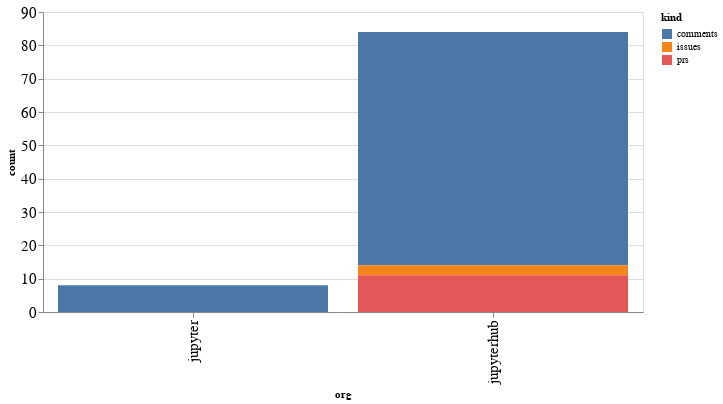

This figure's notebook cell:
### Code cell
alt.Chart(org_summaries, width=600).mark_bar().encode(
    x='org',
    y='count',
    color='kind',
    tooltip="org"
)

### Figure 1 — Vega-Lite specification as saved in the notebook (floating-point values rounded to 4 significant figures)
{"config": {"axisLeft": {"labelFontSize": 15}, "axisBottom": {"labelFontSize": 15}}, "data": {"name": "data-597f5acdf80cc0d76363440501ac418d"}, "mark": "bar", "encoding": {"color": {"type": "nominal", "field": "kind"}, "tooltip": {"type": "nominal", "field": "org"}, "x": {"type": "nominal", "field": "org"}, "y": {"type": "quantitative", "field": "count"}}, "width": 600, "$schema": "https://vega.github.io/schema/vega-lite/v4.8.1.json", "datasets": {"data-597f5acdf80cc0d76363440501ac418d": [{"org": "jupyter", "kind": "comments", "count": 8}, {"org": "jupyterhub", "kind": "comments", "count": 70}, {"org": "jupyterhub", "kind": "issues", "count": 3}, {"org": "jupyterhub", "kind": "prs", "count": 11}]}}
